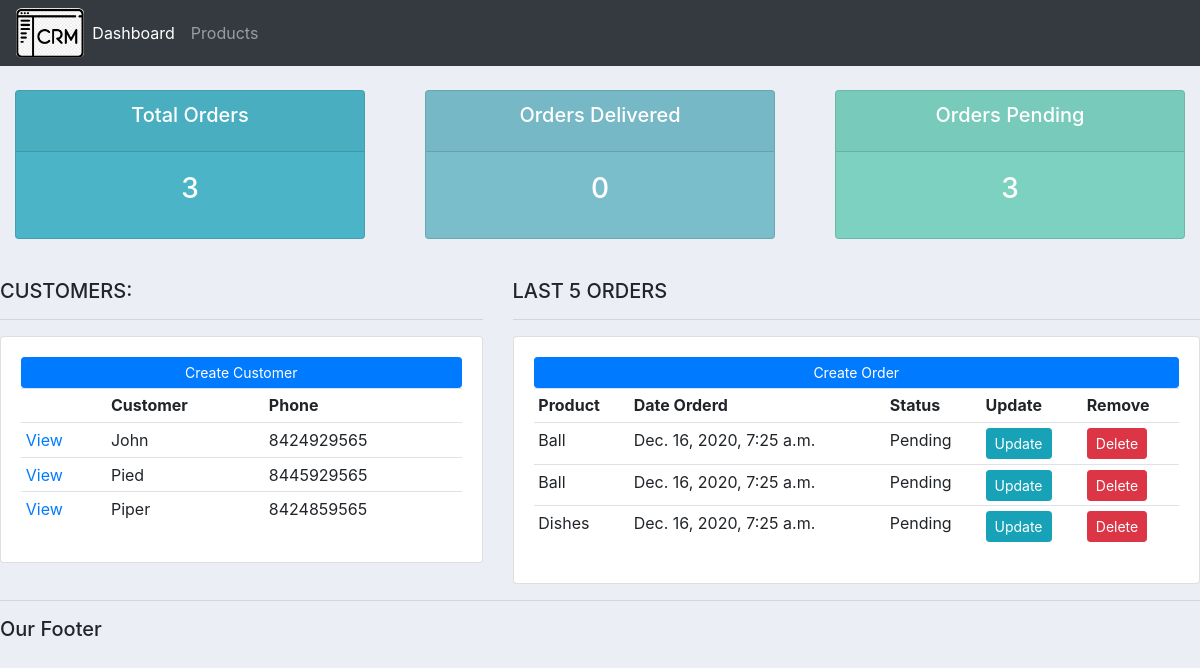
The page / on the database its author committed.
### account/models.py (models this page shows, shortened)
class Customer(models.Model):
    name = models.CharField(max_length=200, null=True)
    phone = models.CharField(max_length=200, null=True)
    email = models.CharField(max_length=200, null=True)
    date_created = models.DateTimeField(auto_now_add=True, null=True)

class Order(models.Model):
    STATUS = (
        ('Pending', 'Pending'),
        ('Out for delivery', 'Out for delivery'),
        ('Delivered', 'Delivered'),
    )
    customer = models.ForeignKey(Customer, null=True, on_delete=models.SET_NULL)
    product = models.ForeignKey(Product, null=True, on_delete=models.SET_NULL)
    date_created = models.DateTimeField(auto_now_add=True, null=True)
    status = models.CharField(max_length=200, null=True, choices=STATUS)

class Product(models.Model):
    CATEGORY = (
        ('Indoor','Indoor'),
        ('Out Door','Out Door'),
    )
    name = models.CharField(max_length=200, null=True)
    price = models.FloatField(null=True)
    category = models.CharField(max_length=200, null=True, choices=CATEGORY)
    description = models.CharField(max_length=200, null=True, blank=True)
    date_created = models.DateTimeField(auto_now_add=True, null=True)
    tag = models.ManyToManyField(Tag)
    def __str__(self):
        return self.name

### account/views.py (the view)
# urls.py: path('', views.home, name='home'),
def home(request):
    orders = Order.objects.all()
    customers = Customer.objects.all()
    total_customers = customers.count()
    total_orders = orders.count()
    delivered = orders.filter(status = 'Delivered').count()
    pending = orders.filter(status = 'Pending').count()
    context = {'orders':orders, 'customers':customers,
               'total_customers':total_customers, 'total_orders':total_orders,
               'delivered':delivered, 'pending':pending}
    return render(request, 'account/dashboard.html', context)

### account/templates/account/dashboard.html
{% extends 'account/main.html' %}
{% block content %}
{%  include 'account/status.html' %}
<br>
<div class="row">
	<div class="col-md-5">
		<h5>CUSTOMERS:</h5>
		<hr>
		<div class="card card-body">
			<a class="btn btn-primary  btn-sm btn-block" href="">Create Customer</a>
			<table class="table table-sm">
				<tr>
					<th></th>
					<th>Customer</th>
					<th>Phone</th>
				</tr>
				{% for customer in customers %}
				<tr>
					<td><a href="{% url 'customers' customer.id %}">View</a></td>
					<td>{{ customer.name }}</td>
					<td>{{ customer.phone }}</td>
				</tr>
				{% endfor %}
			</table>
		</div>
	</div>
	<div class="col-md-7">
		<h5>LAST 5 ORDERS</h5>
		<hr>
		<div class="card card-body">
			<a class="btn btn-primary  btn-sm btn-block" href="">Create Order</a>
			<table class="table table-sm">
				<tr>
					<th>Product</th>
					<th>Date Orderd</th>
					<th>Status</th>
					<th>Update</th>
					<th>Remove</th>
				</tr>
				{% for order in orders %}
				<tr>
					<td>{{ order.product }}</td>
					<td>{{ order.date_created }}</td>
					<td>{{ order.status }}</td>
					<td><a class="btn btn-sm btn-info" href="#">Update</a></td>
					<td><a class="btn btn-sm btn-danger" href="#">Delete</a></td>
				</tr>
				{% endfor %}
			</table>
		</div>
	</div>
</div>
{% endblock %}

### account/templates/account/main.html (shortened to what this page needs)
{% load static %}
<!DOCTYPE html>
<html lang="en">
<head>
    <link rel="stylesheet" href="https://stackpath.bootstrapcdn.com/bootstrap/4.3.1/css/bootstrap.min.css"
>
    <link rel="stylesheet" href="{% static '/css/main.css' %}">
</head>
<body>
    {% include 'account/navbar.html' %}
    {% block content %}
    {% endblock %}
    <hr>
    <h5>Our Footer</h5>
</body>
</html>

### account/templates/account/navbar.html (shortened to what this page needs)
{% load static %}
<nav class="navbar navbar-expand-lg navbar-dark bg-dark">
  <img id="logo" src="{% static '/images/logo.png' %}" alt="">
  <div class="collapse navbar-collapse" id="navbarNav">
    <ul class="navbar-nav">
      <li class="nav-item active">
        <a class="nav-link" href="{% url 'home' %}">Dashboard</a>
      </li>
      <li class="nav-item">
        <a class="nav-link" href="{% url 'products' %}">Products</a>
      </li>
    </ul>
  </div>
</nav>

### account/templates/account/status.html
<br>
<div class="row">
	<div class="col">
		<div class="col-md">
			<div class="card text-center text-white  mb-3" id="total-orders">
			  	<div class="card-header">
			  		<h5 class="card-title">Total Orders</h5>
			  	</div>
			  	<div class="card-body">
			    	<h3 class="card-title">{{ total_orders }}</h3>
			  	</div>
			</div>
		</div>
	</div>
	<div class="col">
		<div class="col-md">
			<div class="card text-center text-white  mb-3" id="orders-delivered">
			  	<div class="card-header">
			  		<h5 class="card-title">Orders Delivered</h5>
			  	</div>
			  	<div class="card-body">
			    	<h3 class="card-title">{{ delivered }}</h3>
			  	</div>
			</div>
		</div>
	</div>
	<div class="col">
		<div class="col-md">
			<div class="card text-center text-white  mb-3" id="orders-pending">
			  	<div class="card-header">
			  		<h5 class="card-title">Orders Pending</h5>
			  	</div>
			  	<div class="card-body">
			    	<h3 class="card-title">{{ pending }}</h3>
			  	</div>
			</div>
		</div>
	</div>
</div>

### static/css/main.css (style rules this page uses)
#logo { height: 50px; width: auto; border-radius: 10%; }
body { background-color: #ebeff5; }
#total-orders { background-color: #4cb4c7; }
#orders-delivered { background-color: #7abecc; }
#orders-pending { background-color: #7CD1C0; }

### rows shown on the page
Customer: name "John", phone "8424929565"
Customer: name "Pied", phone "8445929565"
Customer: name "Piper", phone "8424859565"
Order: product "Ball", date_created "Dec. 16, 2020, 7:25 a.m.", status "Pending"
Order: product "Ball", date_created "Dec. 16, 2020, 7:25 a.m.", status "Pending"
Order: product "Dishes", date_created "Dec. 16, 2020, 7:25 a.m.", status "Pending"

### other values the page prints
{{ total_orders }} "3"
{{ delivered }} "0"
{{ pending }} "3"
